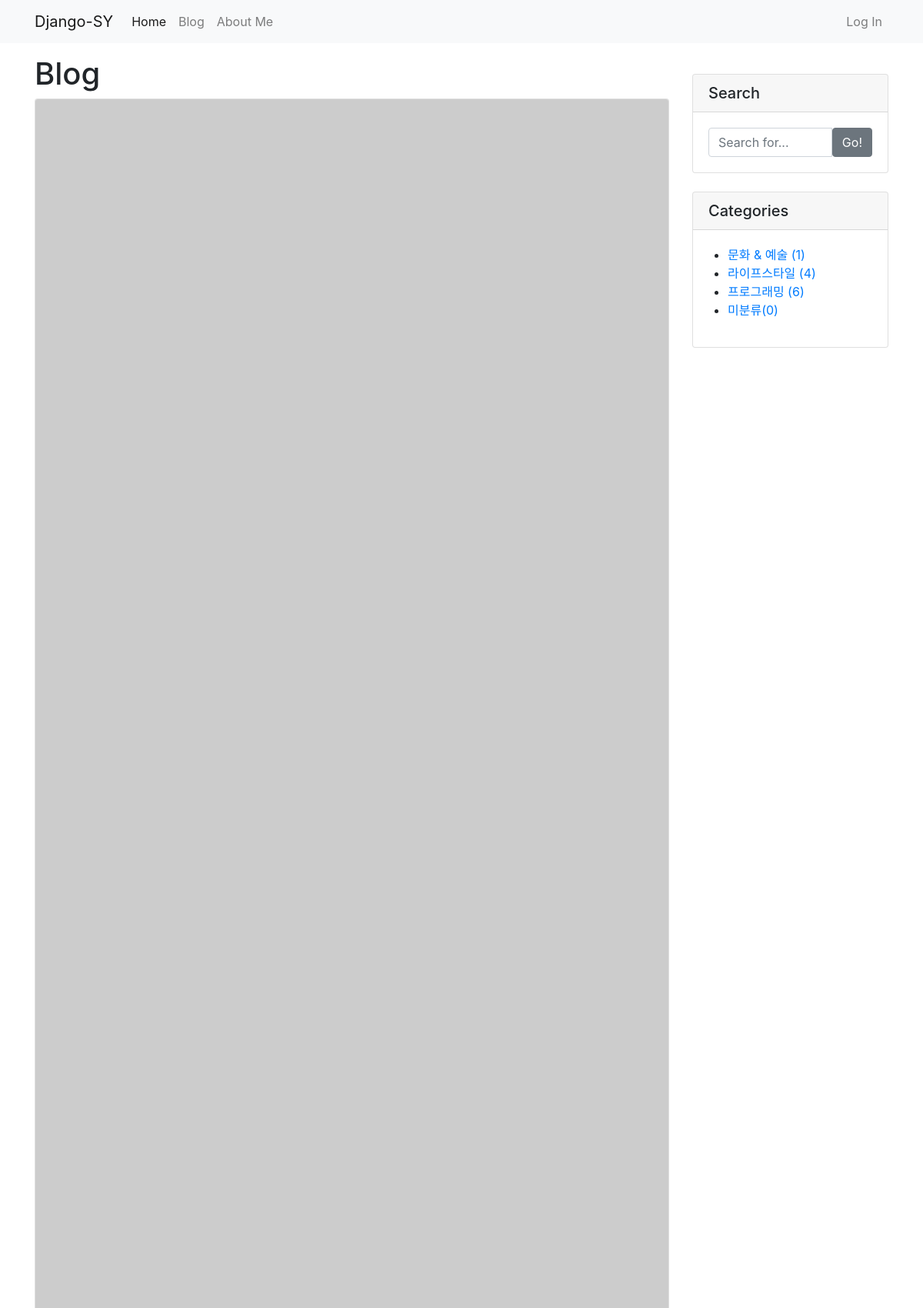
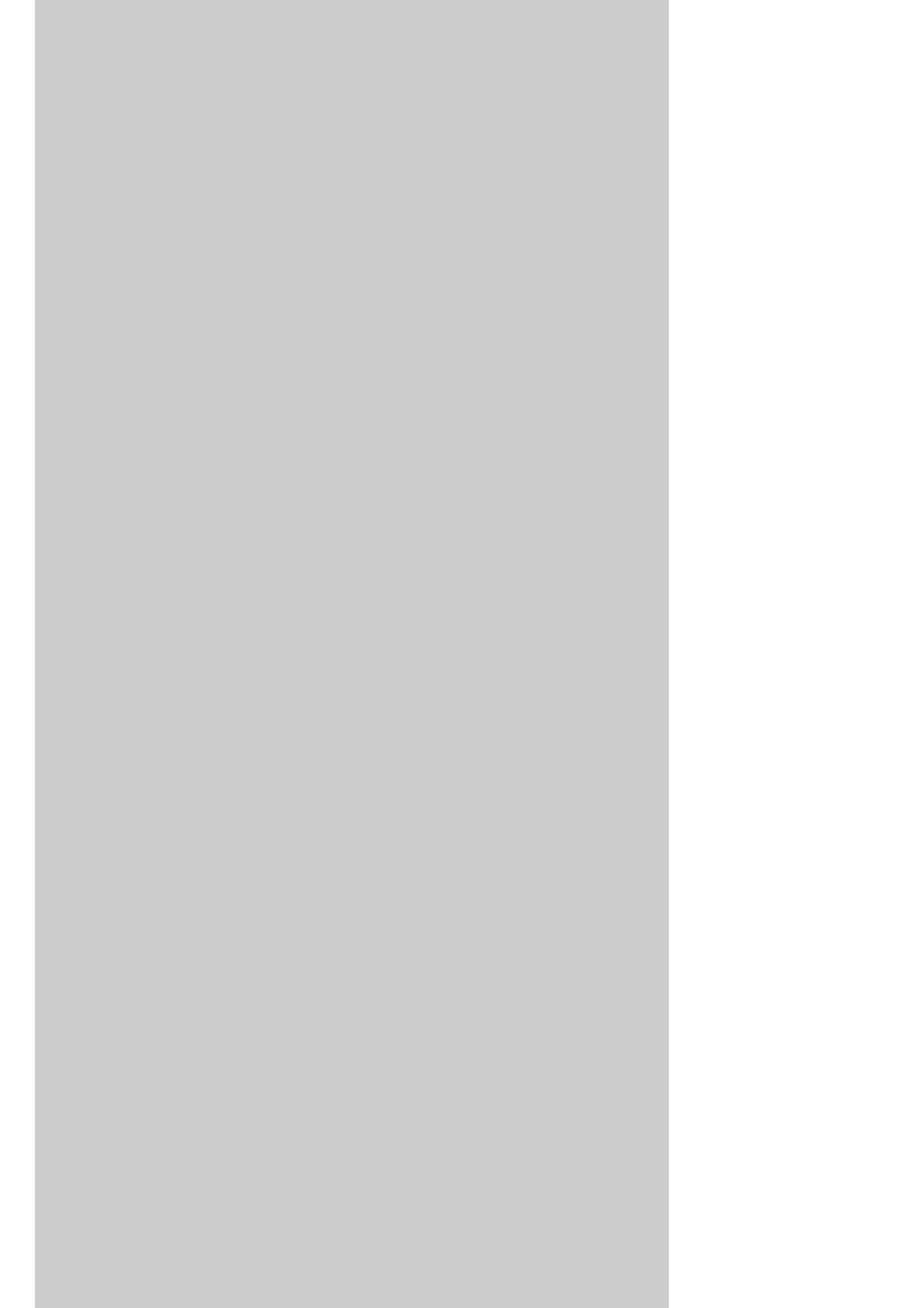
Screenshot of /blog/ (upper part) with the database file from the repository (2 pictures, top to bottom).
### blog/models.py (models this page shows, shortened)
class Post(models.Model):
    title=models.CharField(max_length=30)
    hook_text = models.CharField(max_length=100, blank=True)
    content = MarkdownxField()
    head_image=models.ImageField(upload_to='blog/images/%Y/%m/%d/', blank=True)
    file_upload=models.FileField(upload_to='blog/files/%Y/%m/%d/', blank=True)
    created_at=models.DateTimeField(auto_now_add=True)
    update_at=models.DateTimeField(auto_now=True)
    author = models.ForeignKey(User, null=True, on_delete=models.SET_NULL)
    category = models.ForeignKey(Category, null=True, blank=True, on_delete=models.SET_NULL)
    tags = models.ManyToManyField(Tag, blank=True)
    def get_absolute_url(self):
        return f'/blog/{self.pk}'
    def get_content_markdown(self):
        return markdown(self.content)

class Category(models.Model):
    name=models.CharField(max_length=50, unique=True)
    slug=models.SlugField(max_length=200, unique=True, allow_unicode=True)
    def __str__(self):
        return self.name
    def get_absolute_url(self):
        return f'/blog/category/{self.slug}/'
    class Meta:
        verbose_name_plural='Categories'

### blog/views.py (the view)
# urls.py: path('', views.PostList.as_view()),
class PostList(ListView):
    model = Post
    ordering = '-pk'
    paginate_by = 5
    def get_context_data(self, **kwargs):
        context = super(PostList, self).get_context_data()
        context['categories'] = Category.objects.all()
        context['no_category_post_count'] = Post.objects.filter(category=None).count()
        return context

### blog/models.py (called while the page is built)
    def __str__(self):
        return self.name

    def get_absolute_url(self):
        return f'/blog/tag/{self.slug}/'

### blog/templates/blog/post_list.html (shortened to what this page needs)
{% extends 'blog/base.html' %}
{% block main_area %}
    <h1>Blog
    </h1>
    {% if post_list.exists %}
        {% for p in post_list %}
            <div class="card mb-4" id="post-{{ p.pk }}">
                {% if p.head_image %}
                    <img class="card-img-top" src="{{ p.head_image.url }}" alt="{{ p }} head image">
                {% else %}
                    <img class="card-img-top" src="https://picsum.photos/seed/{{ p.id }}/800/200" alt="random_image">
                {% endif %}
        </div>
        {% endfor %}
    {% else %}
        <h3>아직 게시물이 없습니다.</h3>
    {% endif %}
{% endblock %}

### blog/templates/blog/base.html (shortened to what this page needs)
<!DOCTYPE html>
<html>
{% load static %}
<head>
    <link rel="stylesheet" href="{% static 'blog/bootstrap/bootstrap.min.css' %}" media="screen">
</head>
<body>
{% include 'blog/navbar.html' %}
<div class="container my-3">
    <div class="row">
        <div class="col-md-8 col-lg-9" id="main-area">
            {% block main_area %}
            {% endblock %}
        </div>
        <div class="col-md-4 col-lg-3">
            <div class="card my-4">
                <h5 class="card-header">Search</h5>
                <div class="card-body">
                    <div class="input-group">
                        <input type="text" class="form-control" placeholder="Search for..." id="search-input">
                        <span class="input-group-btn">
                                <button class="btn btn-secondary" type="button"  onclick="searchPost();">Go!</button>
                            </span>
                    </div>
                </div>
            </div>
            <div class="card my-4" id="categories-card">
                <h5 class="card-header">Categories</h5>
                <div class="card-body">
                    <div class="row">
                        <ul>
                            {% for category in categories %}
                            <li>
                                <a href="{{ category.get_absolute_url }}">{{ category }} ({{category.post_set.count }})</a>
                            </li>
                                {% endfor %}
                            <li>
                                <a href="/blog/category/no_category/">미분류({{ no_category_post_count }})</a>
                            </li>
                        </ul>
                    </div>
                </div>
            </div>
        </div>
    </div>
</div>
</body>
</html>

### rows the page displays
Category: name "문화 & 예술", post_set.count "1"
Category: name "라이프스타일", post_set.count "4"
Category: name "프로그래밍", post_set.count "6"

### other values shown
{{ no_category_post_count }} "0"
